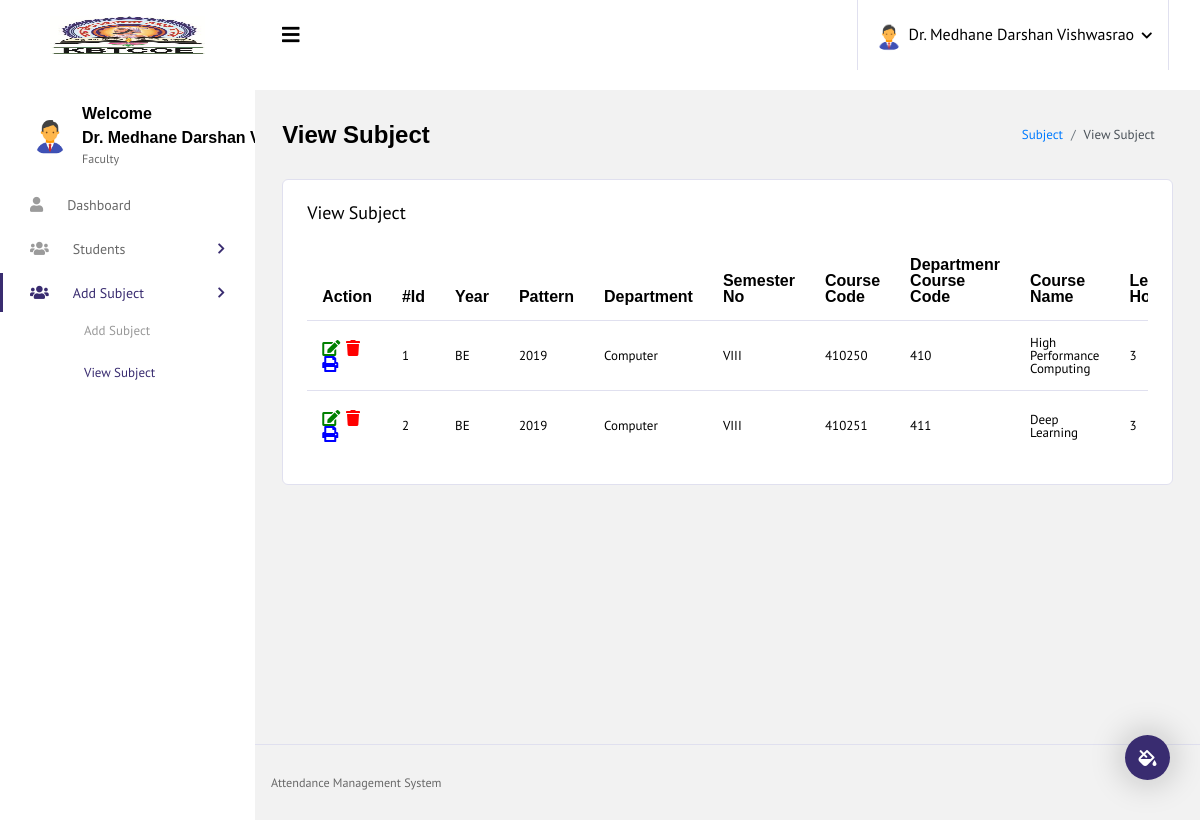
The page /Faculty/view_subject.php (signed in) on the database its author committed.
### tables this page shows
CREATE TABLE `subject_info` (
  `s_id` int NOT NULL,
  `s_year` varchar(255) DEFAULT NULL,
  `s_pattern` varchar(50) DEFAULT NULL,
  `s_department` varchar(100) DEFAULT NULL,
  `s_semester` varchar(50) DEFAULT NULL,
  `s_course` varchar(100) DEFAULT NULL,
  `s_cname` varchar(255) DEFAULT NULL,
  `s_lecture` varchar(50) DEFAULT NULL,
  `s_practical` varchar(50) DEFAULT NULL,
  `s_tutorial` varchar(50) DEFAULT NULL,
  `s_midsem` varchar(50) DEFAULT NULL,
  `s_endsem` varchar(50) DEFAULT NULL,
  `s_termwork` varchar(50) DEFAULT NULL,
  `s_tpractical` varchar(50) DEFAULT NULL,
  `s_oralpre` varchar(50) DEFAULT NULL,
  `s_total` varchar(50) DEFAULT NULL,
  `s_clecture` varchar(50) DEFAULT NULL,
  `s_cpractical` varchar(50) DEFAULT NULL,
  `s_ctutorial` varchar(50) DEFAULT NULL,
  `s_ctotal` varchar(50) DEFAULT NULL,
  `f_name` varchar(255) DEFAULT NULL,
  `f_username` varchar(255) DEFAULT NULL,
  `s_status` varchar(255) DEFAULT NULL,
  `s_generated_time` timestamp NOT NULL DEFAULT CURRENT_TIMESTAMP ON UPDATE CURRENT_TIMESTAMP,
  `s_code` varchar(10) DEFAULT NULL
);

### Faculty/view_subject.php (the view, shortened to what this page needs)
 ?><!DOCTYPE html>
<html lang="en">
<head>
  <link rel="stylesheet" href="vendors/iconfonts/font-awesome/css/all.min.css">
  <link rel="stylesheet" href="vendors/css/vendor.bundle.base.css">
  <link rel="stylesheet" href="vendors/css/vendor.bundle.addons.css">
  <link rel="stylesheet" href="css/style.css">
</head>
<body>
  <div class="container-scroller">
      <?php include "header.php";?>
    <div class="container-fluid page-body-wrapper">
      <div class="theme-setting-wrapper">
        <div id="settings-trigger"><i class="fas fa-fill-drip"></i></div>
      </div>
      <?php include "navbar.php";?>
      <div class="main-panel">
        <div class="content-wrapper">
          <div class="page-header">
            <h3 class="page-title">
              View Subject
            </h3>
            <nav aria-label="breadcrumb">
              <ol class="breadcrumb">
                <li class="breadcrumb-item"><a href="#">Subject</a></li>
                <li class="breadcrumb-item active" aria-current="page">View Subject</li>
              </ol>
            </nav>
          </div>
          <div class="card">
            <div class="card-body">
              <h4 class="card-title">View Subject</h4>
              <div class="row">
                <div class="col-12">
                  <div class="table-responsive">
                    <table id="order-listing" class="table">
                      <thead>
                        <tr>
                          <th>Action</th>
                          <th>#Id</th>
                          <th>Year</th>
                          <th>Pattern</th>
                          <th>Department</th>
                          <th>Semester No</th>
                          <th>Course Code</th>
                          <th>Departmenr Course Code</th>
                          <th>Course Name</th>
                          <th>Lecture Hour</th>
                        </tr>
                      </thead>
                      <tbody>
                    <?php
                            require 'db.php';
                            $select = "select * from subject_info  where s_status ='1'";
                              if ($result = $con->query($select))
                                 {
                                       while ($data = $result->fetch_assoc())
                                       {
                                          echo'
                        <tr>
                          <td style="font-size: 16px;">
                          <a href="edit_subject.php?s_id='.$data["s_id"].'">
                          <i class="fas fa-edit " style="margin-right:3%;color: green" ></i>
                          <a href="javascript:;" class="del" data-userid = '.$data["s_id"].'><i class="fas fa-trash" style="color: red"></i></a>
                          <a href="print_subject.php?s_id='.$data["s_id"].'" class="" data-userid = '.$data["s_id"].'><i class="fas fa-print" style="color: blue"></i></a>
                          </td>
                          <td >'.$data["s_id"].'</td>
                          <td >'.$data["s_year"].'</td>
                          <td >'.$data["s_pattern"].'</td>
                          <td >'.$data["s_department"].'</td>
                          <td >'.$data["s_semester"].'</td>
                          <td >'.$data["s_course"].'</td>
                          <td >'.$data["s_code"].'</td>
                          <td >'.$data["s_cname"].'</td>
                          <td >'.$data["s_lecture"].'</td>
                          <td >'.$data["s_practical"].'</td>
                          <td >'.$data["s_tutorial"].'</td>
                          <td >'.$data["s_midsem"].'</td>
                          <td >'.$data["s_endsem"].'</td>
                          <td >'.$data["s_termwork"].'</td>
                          <td >'.$data["s_practical"].'</td>
                          <td >'.$data["s_oralpre"].'</td>
                          <td >'.$data["s_total"].'</td>
                          <td >'.$data["s_clecture"].'</td>
                          <td >'.$data["s_cpractical"].'</td>
                          <td >'.$data["s_ctutorial"].'</td>
                          <td >'.$data["s_ctotal"].'</td>
                          <td >'.$data["f_name"].'</td>
                          <td><label class="">'.$data["f_username"].'</label></td>
                        </tr>
                        ';}}?>
                      </tbody>
                    </table>
                  </div>
                </div>
              </div>
            </div>
          </div>
        </div>
        <?php include "footer.php";?>
      </div>
    </div>
  </div>
</body>
</html>

### rows shown on the page
subject_info: s_id "1", s_year "BE", s_pattern "2019", s_department "Computer", s_semester "VIII", s_course "410250", s_code "410", s_cname "High Performance Computing", s_lecture "3"
subject_info: s_id "2", s_year "BE", s_pattern "2019", s_department "Computer", s_semester "VIII", s_course "410251", s_code "411", s_cname "Deep Learning", s_lecture "3"

### other values the page prints
$_SESSION['auth_user_faculty']['user_name'] "Dr. Medhane Darshan Vishwasrao"
$_SESSION['auth_user_faculty']['user_name'] "Dr. Medhane Darshan…"
